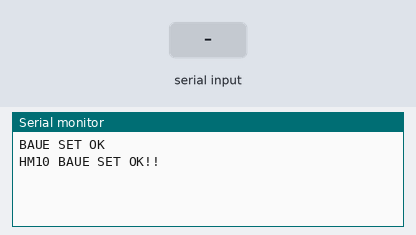
The sketch below on a simulated Arduino Uno, built with avr-gcc and run on an emulated ATmega328P. On the bench: the last lines printed to the serial monitor. The inputs (shaded band) are chosen by the test bench.

Above: at 1.2 s.
1.3 s: "1" received over the second serial link
At 2.1 s:
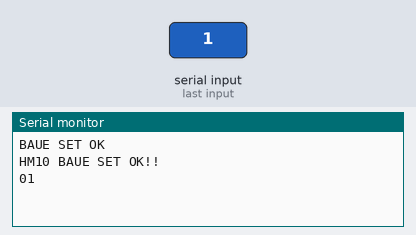
2.8 s: "0" received over the second serial link
At 3.3 s:
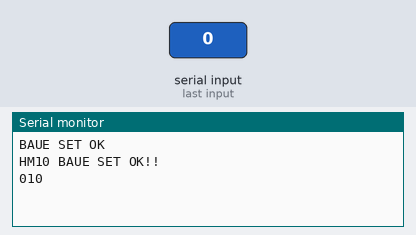

Measured:
- after the input at 1.3 s, the serial monitor: prints a new line at once (image 1)
- after the input at 2.8 s, the serial monitor: prints a new line at once (image 2)

The sketch:

BLE_HM10_TEST.ino
```cpp
/*
 The circuit:
 * RX is digital pin 12 (connect to TX of other device)
 * TX is digital pin 13 (connect to RX of other device)
 Console Display Set:No End Line
 */
#include <SoftwareSerial.h>

SoftwareSerial mySerial(12, 13); // RX, TX
String getword="0";
bool geted=0;

void setup() {
  // Open serial communications and wait for port to open:Arduino
  Serial.begin(115200);
  Serial.println("BAUE SET OK");
   while (!Serial) {
    ; // wait for serial port to connect. Needed for native USB port only
  }
  // set the data rate for the SoftwareSerial port -HM10
  mySerial.begin(9600);
  Serial.println("HM10 BAUE SET OK!!");
}

void loop() {

 //Detect 12 Pin(RX) Signal ->HM!0-->Ardunio-->PC Console
 while(mySerial.available())
{
  geted=1;
  getword+=(char)mySerial.read();
  delay(10);
}
if(geted){
  Serial.print(getword);
  getword="";
  geted=0;
}

//Detect Keyboard Signal->Keyboard-->HM10
 while(Serial.available())
{
  geted=1;
  getword+=(char)Serial.read();
  delay(10);
}
//TX Write Data
if(geted){
  mySerial.print(getword);
  getword="";
  geted=0;
}

}
```
